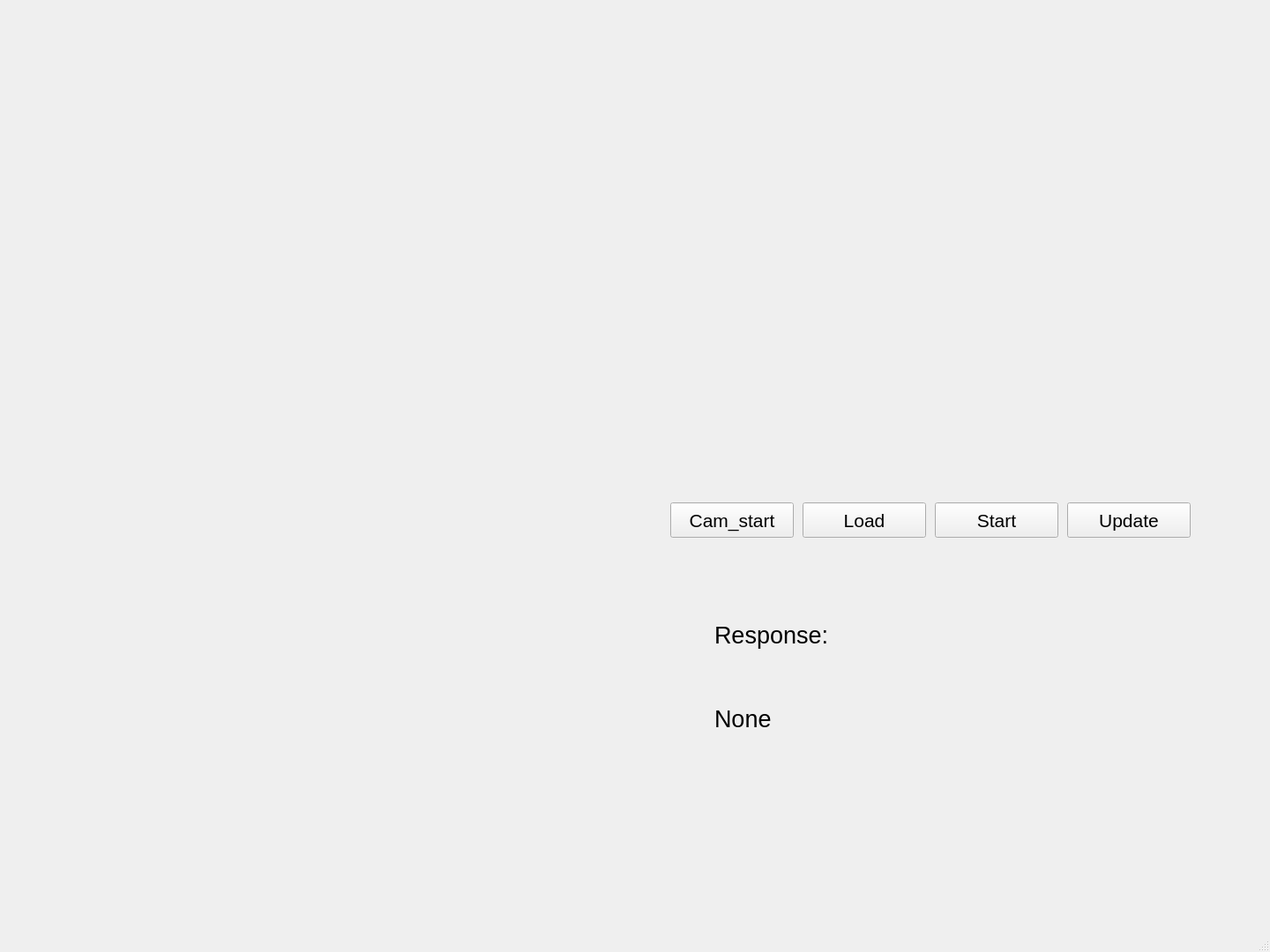
<?xml version="1.0" encoding="UTF-8"?>
<ui version="4.0">
 <class>MainWindow</class>
 <widget class="QMainWindow" name="MainWindow">
  <property name="geometry">
   <rect>
    <x>0</x>
    <y>0</y>
    <width>1440</width>
    <height>1080</height>
   </rect>
  </property>
  <property name="font">
   <font>
    <pointsize>12</pointsize>
   </font>
  </property>
  <property name="windowTitle">
   <string>MainWindow</string>
  </property>
  <widget class="QWidget" name="centralwidget">
   <widget class="QPushButton" name="pushButton_start_video">
    <property name="geometry">
     <rect>
      <x>1060</x>
      <y>570</y>
      <width>140</width>
      <height>40</height>
     </rect>
    </property>
    <property name="font">
     <font>
      <pointsize>16</pointsize>
     </font>
    </property>
    <property name="text">
     <string>Start</string>
    </property>
   </widget>
   <widget class="QLabel" name="label_samplelabel">
    <property name="geometry">
     <rect>
      <x>70</x>
      <y>510</y>
      <width>111</width>
      <height>51</height>
     </rect>
    </property>
    <property name="text">
     <string/>
    </property>
   </widget>
   <widget class="QPushButton" name="pushButton_load_video">
    <property name="geometry">
     <rect>
      <x>910</x>
      <y>570</y>
      <width>140</width>
      <height>40</height>
     </rect>
    </property>
    <property name="font">
     <font>
      <pointsize>16</pointsize>
     </font>
    </property>
    <property name="text">
     <string>Load</string>
    </property>
   </widget>
   <widget class="QLabel" name="QLabel_sample_img">
    <property name="geometry">
     <rect>
      <x>30</x>
      <y>30</y>
      <width>720</width>
      <height>480</height>
     </rect>
    </property>
    <property name="text">
     <string/>
    </property>
   </widget>
   <widget class="QLabel" name="QLabel_live_img">
    <property name="enabled">
     <bool>false</bool>
    </property>
    <property name="geometry">
     <rect>
      <x>20</x>
      <y>520</y>
      <width>720</width>
      <height>480</height>
     </rect>
    </property>
    <property name="text">
     <string/>
    </property>
   </widget>
   <widget class="QPushButton" name="pushButton_camstart">
    <property name="geometry">
     <rect>
      <x>760</x>
      <y>570</y>
      <width>140</width>
      <height>40</height>
     </rect>
    </property>
    <property name="font">
     <font>
      <pointsize>16</pointsize>
     </font>
    </property>
    <property name="text">
     <string>Cam_start</string>
    </property>
   </widget>
   <widget class="QLabel" name="label_poselabel">
    <property name="geometry">
     <rect>
      <x>1350</x>
      <y>750</y>
      <width>131</width>
      <height>51</height>
     </rect>
    </property>
    <property name="text">
     <string/>
    </property>
   </widget>
   <widget class="QLabel" name="label_frame_count">
    <property name="geometry">
     <rect>
      <x>480</x>
      <y>710</y>
      <width>141</width>
      <height>41</height>
     </rect>
    </property>
    <property name="text">
     <string/>
    </property>
   </widget>
   <widget class="QLabel" name="label_response">
    <property name="geometry">
     <rect>
      <x>810</x>
      <y>690</y>
      <width>181</width>
      <height>61</height>
     </rect>
    </property>
    <property name="font">
     <font>
      <pointsize>20</pointsize>
     </font>
    </property>
    <property name="text">
     <string>Response:</string>
    </property>
   </widget>
   <widget class="QLabel" name="label_response_show">
    <property name="geometry">
     <rect>
      <x>810</x>
      <y>770</y>
      <width>431</width>
      <height>91</height>
     </rect>
    </property>
    <property name="font">
     <font>
      <pointsize>20</pointsize>
     </font>
    </property>
    <property name="text">
     <string>None</string>
    </property>
   </widget>
   <widget class="QWidget" name="verticalLayoutWidget">
    <property name="geometry">
     <rect>
      <x>350</x>
      <y>380</y>
      <width>271</width>
      <height>251</height>
     </rect>
    </property>
    <layout class="QVBoxLayout" name="Vertalayout_live"/>
   </widget>
   <widget class="QPushButton" name="pushButton_update">
    <property name="geometry">
     <rect>
      <x>1210</x>
      <y>570</y>
      <width>140</width>
      <height>40</height>
     </rect>
    </property>
    <property name="font">
     <font>
      <pointsize>16</pointsize>
     </font>
    </property>
    <property name="text">
     <string>Update</string>
    </property>
   </widget>
   <widget class="QWidget" name="verticalLayoutWidget_2">
    <property name="geometry">
     <rect>
      <x>800</x>
      <y>30</y>
      <width>541</width>
      <height>481</height>
     </rect>
    </property>
    <layout class="QVBoxLayout" name="Vertalayout_video"/>
   </widget>
  </widget>
  <widget class="QMenuBar" name="menubar">
   <property name="geometry">
    <rect>
     <x>0</x>
     <y>0</y>
     <width>1440</width>
     <height>28</height>
    </rect>
   </property>
  </widget>
  <widget class="QStatusBar" name="statusbar"/>
 </widget>
 <resources/>
 <connections/>
</ui>
